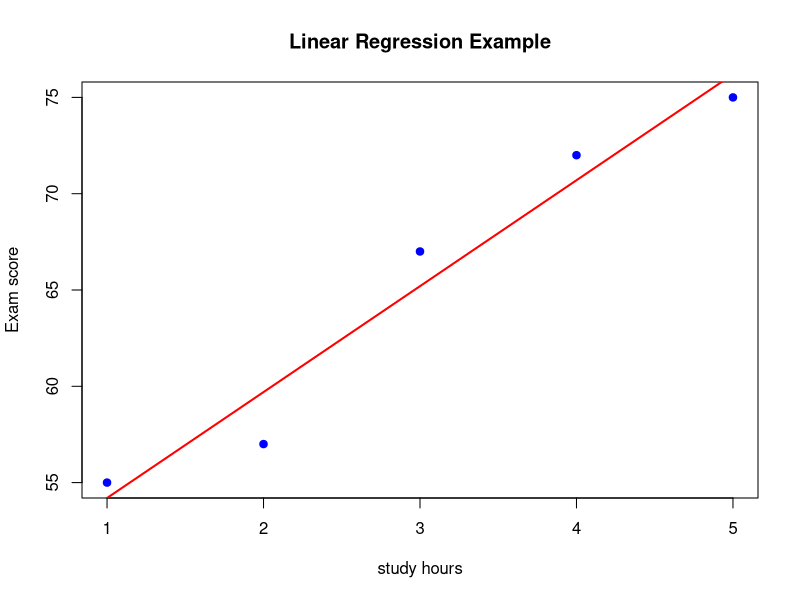

Write R code to recreate this figure.
#Linear Regression model 
study_hours<-c(1,2,3,4,5)
exam_score<-c(55,57,67,72,75)
data <- data.frame(study_hours,exam_score)
model<-lm(exam_score~study_hours,data = data)
summary(model)
newdata<-data.frame(study_hours = 3.4)
pred <- predict(model,newdata)
print(pred)

plot(study_hours,exam_score,col = "blue",pch = 19,xlab = "study hours",ylab = "Exam score",
     main = "Linear Regression Example"
)
abline(model,col = "red",lwd = 2)